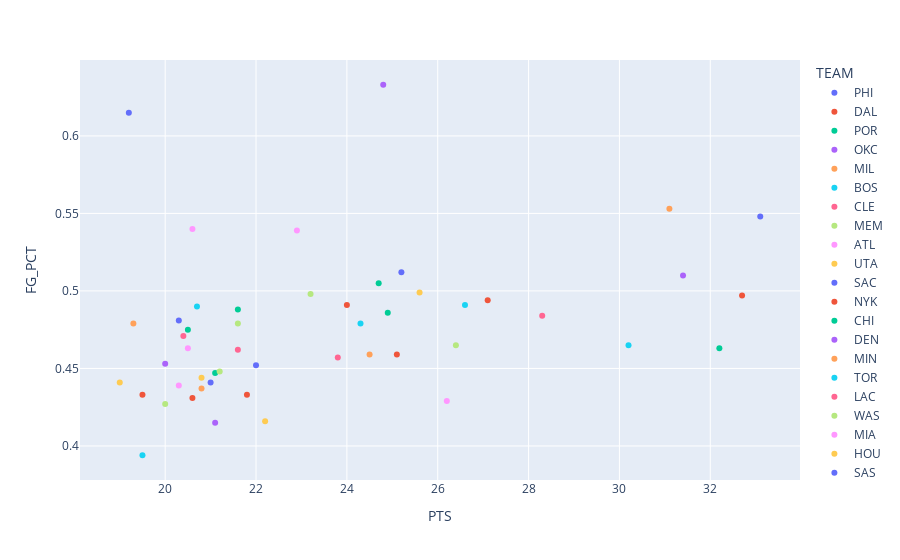
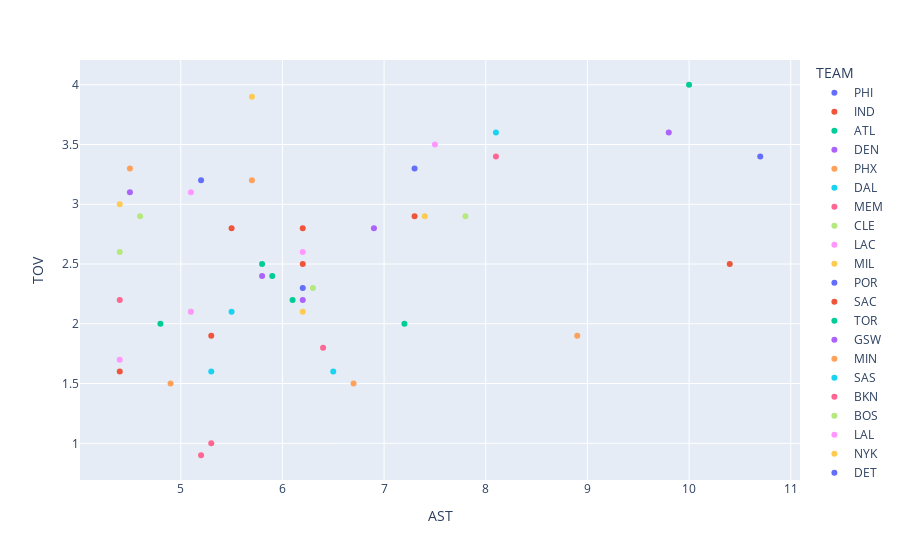
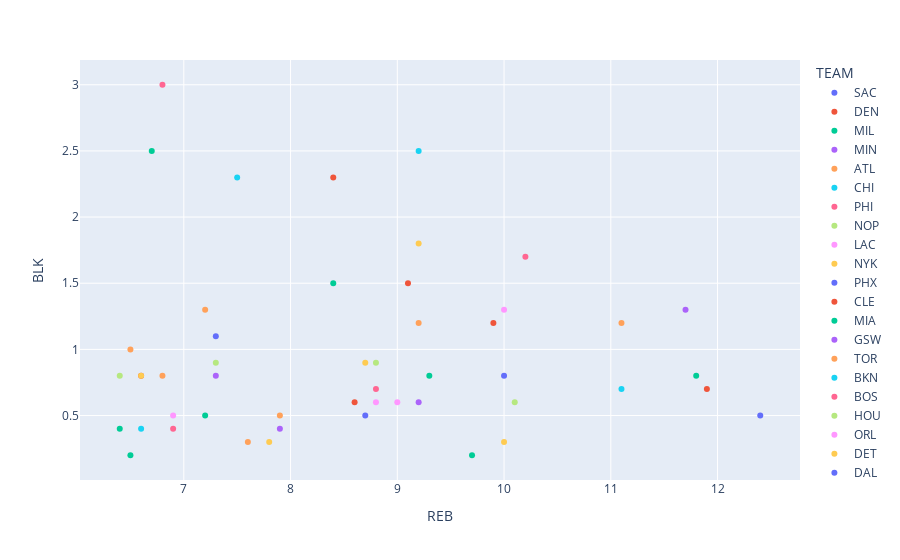

Source (notebook cell) for these figures, in order:
### Code cell
fig_ppg = px.scatter(top_50_ppg.reset_index(), x='PTS', y='FG_PCT', color = 'TEAM', hover_name='PLAYER')
fig_ppg.show() # scatter chart to view the top 50 players with highest points and field goal percentage

fig_apg = px.scatter(top_50_apg.reset_index(), x='AST', y='TOV', color = 'TEAM', hover_name='PLAYER')
fig_apg.show() # scatter chart to view the top 50 players with the best assist to turnover ratio


fig_rpg = px.scatter(top_50_rpg.reset_index(), x='REB', y='BLK', color = 'TEAM', hover_name='PLAYER')
fig_rpg.show() # scatter chart to view the top 50 players with the most rebounds and blocks

### Figure 1 — Plotly figure (JSON) as saved in the notebook; plotly's stock layout.template omitted (floating-point values rounded to 4 significant figures)
{"data": [{"hovertemplate": "<b>%{hovertext}</b><br><br>TEAM=PHI<br>PTS=%{x}<br>FG_PCT=%{y}<extra></extra>", "hovertext": ["Joel Embiid", "James Harden", "Tyrese Maxey"], "legendgroup": "PHI", "marker": {"color": "#636efa", "symbol": "circle"}, "mode": "markers", "name": "PHI", "orientation": "v", "showlegend": true, "type": "scatter", "x": [33.1, 21, 20.3], "xaxis": "x", "y": [0.548, 0.441, 0.481], "yaxis": "y"}, {"hovertemplate": "<b>%{hovertext}</b><br><br>TEAM=DAL<br>PTS=%{x}<br>FG_PCT=%{y}<extra></extra>", "hovertext": ["Luka Doncic", "Kyrie Irving"], "legendgroup": "DAL", "marker": {"color": "#EF553B", "symbol": "circle"}, "mode": "markers", "name": "DAL", "orientation": "v", "showlegend": true, "type": "scatter", "x": [32.7, 27.1], "xaxis": "x", "y": [0.497, 0.494], "yaxis": "y"}, {"hovertemplate": "<b>%{hovertext}</b><br><br>TEAM=POR<br>PTS=%{x}<br>FG_PCT=%{y}<extra></extra>", "hovertext": ["Damian Lillard", "Anfernee Simons", "Jerami Grant"], "legendgroup": "POR", "marker": {"color": "#00cc96", "symbol": "circle"}, "mode": "markers", "name": "POR", "orientation": "v", "showlegend": true, "type": "scatter", "x": [32.2, 21.1, 20.5], "xaxis": "x", "y": [0.463, 0.447, 0.475], "yaxis": "y"}, {"hovertemplate": "<b>%{hovertext}</b><br><br>TEAM=OKC<br>PTS=%{x}<br>FG_PCT=%{y}<extra></extra>", "hovertext": ["Shai Gilgeous-Alexander"], "legendgroup": "OKC", "marker": {"color": "#ab63fa", "symbol": "circle"}, "mode": "markers", "name": "OKC", "orientation": "v", "showlegend": true, "type": "scatter", "x": [31.4], "xaxis": "x", "y": [0.51], "yaxis": "y"}, {"hovertemplate": "<b>%{hovertext}</b><br><br>TEAM=MIL<br>PTS=%{x}<br>FG_PCT=%{y}<extra></extra>", "hovertext": ["Giannis Antetokounmpo", "Jrue Holiday"], "legendgroup": "MIL", "marker": {"color": "#FFA15A", "symbol": "circle"}, "mode": "markers", "name": "MIL", "orientation": "v", "showlegend": true, "type": "scatter", "x": [31.1, 19.3], "xaxis": "x", "y": [0.553, 0.479], "yaxis": "y"}, {"hovertemplate": "<b>%{hovertext}</b><br><br>TEAM=BOS<br>PTS=%{x}<br>FG_PCT=%{y}<extra></extra>", "hovertext": ["Jayson Tatum", "Jaylen Brown"], "legendgroup": "BOS", "marker": {"color": "#19d3f3", "symbol": "circle"}, "mode": "markers", "name": "BOS", "orientation": "v", "showlegend": true, "type": "scatter", "x": [30.2, 26.6], "xaxis": "x", "y": [0.465, 0.491], "yaxis": "y"}, {"hovertemplate": "<b>%{hovertext}</b><br><br>TEAM=CLE<br>PTS=%{x}<br>FG_PCT=%{y}<extra></extra>", "hovertext": ["Donovan Mitchell", "Darius Garland"], "legendgroup": "CLE", "marker": {"color": "#FF6692", "symbol": "circle"}, "mode": "markers", "name": "CLE", "orientation": "v", "showlegend": true, "type": "scatter", "x": [28.3, 21.6], "xaxis": "x", "y": [0.484, 0.462], "yaxis": "y"}, {"hovertemplate": "<b>%{hovertext}</b><br><br>TEAM=MEM<br>PTS=%{x}<br>FG_PCT=%{y}<extra></extra>", "hovertext": ["Ja Morant", "Desmond Bane"], "legendgroup": "MEM", "marker": {"color": "#B6E880", "symbol": "circle"}, "mode": "markers", "name": "MEM", "orientation": "v", "showlegend": true, "type": "scatter", "x": [26.4, 21.6], "xaxis": "x", "y": [0.465, 0.479], "yaxis": "y"}, {"hovertemplate": "<b>%{hovertext}</b><br><br>TEAM=ATL<br>PTS=%{x}<br>FG_PCT=%{y}<extra></extra>", "hovertext": ["Trae Young", "Dejounte Murray"], "legendgroup": "ATL", "marker": {"color": "#FF97FF", "symbol": "circle"}, "mode": "markers", "name": "ATL", "orientation": "v", "showlegend": true, "type": "scatter", "x": [26.2, 20.5], "xaxis": "x", "y": [0.429, 0.463], "yaxis": "y"}, {"hovertemplate": "<b>%{hovertext}</b><br><br>TEAM=UTA<br>PTS=%{x}<br>FG_PCT=%{y}<extra></extra>", "hovertext": ["Lauri Markkanen", "Jordan Clarkson"], "legendgroup": "UTA", "marker": {"color": "#FECB52", "symbol": "circle"}, "mode": "markers", "name": "UTA", "orientation": "v", "showlegend": true, "type": "scatter", "x": [25.6, 20.8], "xaxis": "x", "y": [0.499, 0.444], "yaxis": "y"}, {"hovertemplate": "<b>%{hovertext}</b><br><br>TEAM=SAC<br>PTS=%{x}<br>FG_PCT=%{y}<extra></extra>", "hovertext": ["De'Aaron Fox", "Domantas Sabonis"], "legendgroup": "SAC", "marker": {"color": "#636efa", "symbol": "circle"}, "mode": "markers", "name": "SAC", "orientation": "v", "showlegend": true, "type": "scatter", "x": [25.2, 19.2], "xaxis": "x", "y": [0.512, 0.615], "yaxis": "y"}, {"hovertemplate": "<b>%{hovertext}</b><br><br>TEAM=NYK<br>PTS=%{x}<br>FG_PCT=%{y}<extra></extra>", "hovertext": ["Julius Randle", "Jalen Brunson", "RJ Barrett"], "legendgroup": "NYK", "marker": {"color": "#EF553B", "symbol": "circle"}, "mode": "markers", "name": "NYK", "orientation": "v", "showlegend": true, "type": "scatter", "x": [25.1, 24, 19.5], "xaxis": "x", "y": [0.459, 0.491, 0.433], "yaxis": "y"}, {"hovertemplate": "<b>%{hovertext}</b><br><br>TEAM=CHI<br>PTS=%{x}<br>FG_PCT=%{y}<extra></extra>", "hovertext": ["Zach LaVine", "DeMar DeRozan"], "legendgroup": "CHI", "marker": {"color": "#00cc96", "symbol": "circle"}, "mode": "markers", "name": "CHI", "orientation": "v", "showlegend": true, "type": "scatter", "x": [24.9, 24.7], "xaxis": "x", "y": [0.486, 0.505], "yaxis": "y"}, {"hovertemplate": "<b>%{hovertext}</b><br><br>TEAM=DEN<br>PTS=%{x}<br>FG_PCT=%{y}<extra></extra>", "hovertext": ["Nikola Jokic", "Jamal Murray"], "legendgroup": "DEN", "marker": {"color": "#ab63fa", "symbol": "circle"}, "mode": "markers", "name": "DEN", "orientation": "v", "showlegend": true, "type": "scatter", "x": [24.8, 20], "xaxis": "x", "y": [0.633, 0.453], "yaxis": "y"}, {"hovertemplate": "<b>%{hovertext}</b><br><br>TEAM=MIN<br>PTS=%{x}<br>FG_PCT=%{y}<extra></extra>", "hovertext": ["Anthony Edwards"], "legendgroup": "MIN", "marker": {"color": "#FFA15A", "symbol": "circle"}, "mode": "markers", "name": "MIN", "orientation": "v", "showlegend": true, "type": "scatter", "x": [24.5], "xaxis": "x", "y": [0.459], "yaxis": "y"}, {"hovertemplate": "<b>%{hovertext}</b><br><br>TEAM=TOR<br>PTS=%{x}<br>FG_PCT=%{y}<extra></extra>", "hovertext": ["Pascal Siakam", "Fred VanVleet"], "legendgroup": "TOR", "marker": {"color": "#19d3f3", "symbol": "circle"}, "mode": "markers", "name": "TOR", "orientation": "v", "showlegend": true, "type": "scatter", "x": [24.3, 19.5], "xaxis": "x", "y": [0.479, 0.394], "yaxis": "y"}, {"hovertemplate": "<b>%{hovertext}</b><br><br>TEAM=LAC<br>PTS=%{x}<br>FG_PCT=%{y}<extra></extra>", "hovertext": ["Paul George"], "legendgroup": "LAC", "marker": {"color": "#FF6692", "symbol": "circle"}, "mode": "markers", "name": "LAC", "orientation": "v", "showlegend": true, "type": "scatter", "x": [23.8], "xaxis": "x", "y": [0.457], "yaxis": "y"}, {"hovertemplate": "<b>%{hovertext}</b><br><br>TEAM=WAS<br>PTS=%{x}<br>FG_PCT=%{y}<extra></extra>", "hovertext": ["Kristaps Porzingis", "Kyle Kuzma"], "legendgroup": "WAS", "marker": {"color": "#B6E880", "symbol": "circle"}, "mode": "markers", "name": "WAS", "orientation": "v", "showlegend": true, "type": "scatter", "x": [23.2, 21.2], "xaxis": "x", "y": [0.498, 0.448], "yaxis": "y"}, {"hovertemplate": "<b>%{hovertext}</b><br><br>TEAM=MIA<br>PTS=%{x}<br>FG_PCT=%{y}<extra></extra>", "hovertext": ["Jimmy Butler", "Bam Adebayo", "Tyler Herro"], "legendgroup": "MIA", "marker": {"color": "#FF97FF", "symbol": "circle"}, "mode": "markers", "name": "MIA", "orientation": "v", "showlegend": true, "type": "scatter", "x": [22.9, 20.6, 20.3], "xaxis": "x", "y": [0.539, 0.54, 0.439], "yaxis": "y"}, {"hovertemplate": "<b>%{hovertext}</b><br><br>TEAM=HOU<br>PTS=%{x}<br>FG_PCT=%{y}<extra></extra>", "hovertext": ["Jalen Green", "Kevin Porter Jr."], "legendgroup": "HOU", "marker": {"color": "#FECB52", "symbol": "circle"}, "mode": "markers", "name": "HOU", "orientation": "v", "showlegend": true, "type": "scatter", "x": [22.2, 19], "xaxis": "x", "y": [0.416, 0.441], "yaxis": "y"}, {"hovertemplate": "<b>%{hovertext}</b><br><br>TEAM=SAS<br>PTS=%{x}<br>FG_PCT=%{y}<extra></extra>", "hovertext": ["Keldon Johnson"], "legendgroup": "SAS", "marker": {"color": "#636efa", "symbol": "circle"}, "mode": "markers", "name": "SAS", "orientation": "v", "showlegend": true, "type": "scatter", "x": [22], "xaxis": "x", "y": [0.452], "yaxis": "y"}, {"hovertemplate": "<b>%{hovertext}</b><br><br>TEAM=GSW<br>PTS=%{x}<br>FG_PCT=%{y}<extra></extra>", "hovertext": ["Klay Thompson", "Jordan Poole"], "legendgroup": "GSW", "marker": {"color": "#EF553B", "symbol": "circle"}, "mode": "markers", "name": "GSW", "orientation": "v", "showlegend": true, "type": "scatter", "x": [21.8, 20.6], "xaxis": "x", "y": [0.433, 0.431], "yaxis": "y"}, {"hovertemplate": "<b>%{hovertext}</b><br><br>TEAM=DET<br>PTS=%{x}<br>FG_PCT=%{y}<extra></extra>", "hovertext": ["Bojan Bogdanovic"], "legendgroup": "DET", "marker": {"color": "#00cc96", "symbol": "circle"}, "mode": "markers", "name": "DET", "orientation": "v", "showlegend": true, "type": "scatter", "x": [21.6], "xaxis": "x", "y": [0.488], "yaxis": "y"}, {"hovertemplate": "<b>%{hovertext}</b><br><br>TEAM=CHA<br>PTS=%{x}<br>FG_PCT=%{y}<extra></extra>", "hovertext": ["Terry Rozier"], "legendgroup": "CHA", "marker": {"color": "#ab63fa", "symbol": "circle"}, "mode": "markers", "name": "CHA", "orientation": "v", "showlegend": true, "type": "scatter", "x": [21.1], "xaxis": "x", "y": [0.415], "yaxis": "y"}, {"hovertemplate": "<b>%{hovertext}</b><br><br>TEAM=NOP<br>PTS=%{x}<br>FG_PCT=%{y}<extra></extra>", "hovertext": ["CJ McCollum"], "legendgroup": "NOP", "marker": {"color": "#FFA15A", "symbol": "circle"}, "mode": "markers", "name": "NOP", "orientation": "v", "showlegend": true, "type": "scatter", "x": [20.8], "xaxis": "x", "y": [0.437], "yaxis": "y"}, {"hovertemplate": "<b>%{hovertext}</b><br><br>TEAM=IND<br>PTS=%{x}<br>FG_PCT=%{y}<extra></extra>", "hovertext": ["Tyrese Haliburton"], "legendgroup": "IND", "marker": {"color": "#19d3f3", "symbol": "circle"}, "mode": "markers", "name": "IND", "orientation": "v", "showlegend": true, "type": "scatter", "x": [20.7], "xaxis": "x", "y": [0.49], "yaxis": "y"}, {"hovertemplate": "<b>%{hovertext}</b><br><br>TEAM=BKN<br>PTS=%{x}<br>FG_PCT=%{y}<extra></extra>", "hovertext": ["Mikal Bridges"], "legendgroup": "BKN", "marker": {"color": "#FF6692", "symbol": "circle"}, "mode": "markers", "name": "BKN", "orientation": "v", "showlegend": true, "type": "scatter", "x": [20.4], "xaxis": "x", "y": [0.471], "yaxis": "y"}, {"hovertemplate": "<b>%{hovertext}</b><br><br>TEAM=ORL<br>PTS=%{x}<br>FG_PCT=%{y}<extra></extra>", "hovertext": ["Paolo Banchero"], "legendgroup": "ORL", "marker": {"color": "#B6E880", "symbol": "circle"}, "mode": "markers", "name": "ORL", "orientation": "v", "showlegend": true, "type": "scatter", "x": [20], "xaxis": "x", "y": [0.427], "yaxis": "y"}], "layout": {"legend": {"title": {"text": "TEAM"}, "tracegroupgap": 0}, "margin": {"t": 60}, "xaxis": {"anchor": "y", "domain": [0, 1], "title": {"text": "PTS"}}, "yaxis": {"anchor": "x", "domain": [0, 1], "title": {"text": "FG_PCT"}}}}

### Figure 2 — Plotly figure (JSON) as saved in the notebook; plotly's stock layout.template omitted (floating-point values rounded to 4 significant figures)
{"data": [{"hovertemplate": "<b>%{hovertext}</b><br><br>TEAM=PHI<br>AST=%{x}<br>TOV=%{y}<extra></extra>", "hovertext": ["James Harden"], "legendgroup": "PHI", "marker": {"color": "#636efa", "symbol": "circle"}, "mode": "markers", "name": "PHI", "orientation": "v", "showlegend": true, "type": "scatter", "x": [10.7], "xaxis": "x", "y": [3.4], "yaxis": "y"}, {"hovertemplate": "<b>%{hovertext}</b><br><br>TEAM=IND<br>AST=%{x}<br>TOV=%{y}<extra></extra>", "hovertext": ["Tyrese Haliburton", "T.J. McConnell", "Andrew Nembhard"], "legendgroup": "IND", "marker": {"color": "#EF553B", "symbol": "circle"}, "mode": "markers", "name": "IND", "orientation": "v", "showlegend": true, "type": "scatter", "x": [10.4, 5.3, 4.4], "xaxis": "x", "y": [2.5, 1.9, 1.6], "yaxis": "y"}, {"hovertemplate": "<b>%{hovertext}</b><br><br>TEAM=ATL<br>AST=%{x}<br>TOV=%{y}<extra></extra>", "hovertext": ["Trae Young", "Dejounte Murray"], "legendgroup": "ATL", "marker": {"color": "#00cc96", "symbol": "circle"}, "mode": "markers", "name": "ATL", "orientation": "v", "showlegend": true, "type": "scatter", "x": [10, 6.1], "xaxis": "x", "y": [4, 2.2], "yaxis": "y"}, {"hovertemplate": "<b>%{hovertext}</b><br><br>TEAM=DEN<br>AST=%{x}<br>TOV=%{y}<extra></extra>", "hovertext": ["Nikola Jokic", "Jamal Murray"], "legendgroup": "DEN", "marker": {"color": "#ab63fa", "symbol": "circle"}, "mode": "markers", "name": "DEN", "orientation": "v", "showlegend": true, "type": "scatter", "x": [9.8, 6.2], "xaxis": "x", "y": [3.6, 2.2], "yaxis": "y"}, {"hovertemplate": "<b>%{hovertext}</b><br><br>TEAM=PHX<br>AST=%{x}<br>TOV=%{y}<extra></extra>", "hovertext": ["Chris Paul"], "legendgroup": "PHX", "marker": {"color": "#FFA15A", "symbol": "circle"}, "mode": "markers", "name": "PHX", "orientation": "v", "showlegend": true, "type": "scatter", "x": [8.9], "xaxis": "x", "y": [1.9], "yaxis": "y"}, {"hovertemplate": "<b>%{hovertext}</b><br><br>TEAM=DAL<br>AST=%{x}<br>TOV=%{y}<extra></extra>", "hovertext": ["Luka Doncic", "Kyrie Irving"], "legendgroup": "DAL", "marker": {"color": "#19d3f3", "symbol": "circle"}, "mode": "markers", "name": "DAL", "orientation": "v", "showlegend": true, "type": "scatter", "x": [8.1, 5.5], "xaxis": "x", "y": [3.6, 2.1], "yaxis": "y"}, {"hovertemplate": "<b>%{hovertext}</b><br><br>TEAM=MEM<br>AST=%{x}<br>TOV=%{y}<extra></extra>", "hovertext": ["Ja Morant", "Tyus Jones", "Desmond Bane"], "legendgroup": "MEM", "marker": {"color": "#FF6692", "symbol": "circle"}, "mode": "markers", "name": "MEM", "orientation": "v", "showlegend": true, "type": "scatter", "x": [8.1, 5.2, 4.4], "xaxis": "x", "y": [3.4, 0.9, 2.2], "yaxis": "y"}, {"hovertemplate": "<b>%{hovertext}</b><br><br>TEAM=CLE<br>AST=%{x}<br>TOV=%{y}<extra></extra>", "hovertext": ["Darius Garland", "Donovan Mitchell"], "legendgroup": "CLE", "marker": {"color": "#B6E880", "symbol": "circle"}, "mode": "markers", "name": "CLE", "orientation": "v", "showlegend": true, "type": "scatter", "x": [7.8, 4.4], "xaxis": "x", "y": [2.9, 2.6], "yaxis": "y"}, {"hovertemplate": "<b>%{hovertext}</b><br><br>TEAM=LAC<br>AST=%{x}<br>TOV=%{y}<extra></extra>", "hovertext": ["Russell Westbrook", "Paul George"], "legendgroup": "LAC", "marker": {"color": "#FF97FF", "symbol": "circle"}, "mode": "markers", "name": "LAC", "orientation": "v", "showlegend": true, "type": "scatter", "x": [7.5, 5.1], "xaxis": "x", "y": [3.5, 3.1], "yaxis": "y"}, {"hovertemplate": "<b>%{hovertext}</b><br><br>TEAM=MIL<br>AST=%{x}<br>TOV=%{y}<extra></extra>", "hovertext": ["Jrue Holiday", "Giannis Antetokounmpo"], "legendgroup": "MIL", "marker": {"color": "#FECB52", "symbol": "circle"}, "mode": "markers", "name": "MIL", "orientation": "v", "showlegend": true, "type": "scatter", "x": [7.4, 5.7], "xaxis": "x", "y": [2.9, 3.9], "yaxis": "y"}, {"hovertemplate": "<b>%{hovertext}</b><br><br>TEAM=POR<br>AST=%{x}<br>TOV=%{y}<extra></extra>", "hovertext": ["Damian Lillard"], "legendgroup": "POR", "marker": {"color": "#636efa", "symbol": "circle"}, "mode": "markers", "name": "POR", "orientation": "v", "showlegend": true, "type": "scatter", "x": [7.3], "xaxis": "x", "y": [3.3], "yaxis": "y"}, {"hovertemplate": "<b>%{hovertext}</b><br><br>TEAM=SAC<br>AST=%{x}<br>TOV=%{y}<extra></extra>", "hovertext": ["Domantas Sabonis", "De'Aaron Fox"], "legendgroup": "SAC", "marker": {"color": "#EF553B", "symbol": "circle"}, "mode": "markers", "name": "SAC", "orientation": "v", "showlegend": true, "type": "scatter", "x": [7.3, 6.2], "xaxis": "x", "y": [2.9, 2.5], "yaxis": "y"}, {"hovertemplate": "<b>%{hovertext}</b><br><br>TEAM=TOR<br>AST=%{x}<br>TOV=%{y}<extra></extra>", "hovertext": ["Fred VanVleet", "Pascal Siakam", "Scottie Barnes"], "legendgroup": "TOR", "marker": {"color": "#00cc96", "symbol": "circle"}, "mode": "markers", "name": "TOR", "orientation": "v", "showlegend": true, "type": "scatter", "x": [7.2, 5.9, 4.8], "xaxis": "x", "y": [2, 2.4, 2], "yaxis": "y"}, {"hovertemplate": "<b>%{hovertext}</b><br><br>TEAM=GSW<br>AST=%{x}<br>TOV=%{y}<extra></extra>", "hovertext": ["Draymond Green", "Jordan Poole"], "legendgroup": "GSW", "marker": {"color": "#ab63fa", "symbol": "circle"}, "mode": "markers", "name": "GSW", "orientation": "v", "showlegend": true, "type": "scatter", "x": [6.9, 4.5], "xaxis": "x", "y": [2.8, 3.1], "yaxis": "y"}, {"hovertemplate": "<b>%{hovertext}</b><br><br>TEAM=MIN<br>AST=%{x}<br>TOV=%{y}<extra></extra>", "hovertext": ["Mike Conley", "Kyle Anderson", "Anthony Edwards"], "legendgroup": "MIN", "marker": {"color": "#FFA15A", "symbol": "circle"}, "mode": "markers", "name": "MIN", "orientation": "v", "showlegend": true, "type": "scatter", "x": [6.7, 4.9, 4.5], "xaxis": "x", "y": [1.5, 1.5, 3.3], "yaxis": "y"}, {"hovertemplate": "<b>%{hovertext}</b><br><br>TEAM=SAS<br>AST=%{x}<br>TOV=%{y}<extra></extra>", "hovertext": ["Tre Jones"], "legendgroup": "SAS", "marker": {"color": "#19d3f3", "symbol": "circle"}, "mode": "markers", "name": "SAS", "orientation": "v", "showlegend": true, "type": "scatter", "x": [6.5], "xaxis": "x", "y": [1.6], "yaxis": "y"}, {"hovertemplate": "<b>%{hovertext}</b><br><br>TEAM=BKN<br>AST=%{x}<br>TOV=%{y}<extra></extra>", "hovertext": ["Spencer Dinwiddie"], "legendgroup": "BKN", "marker": {"color": "#FF6692", "symbol": "circle"}, "mode": "markers", "name": "BKN", "orientation": "v", "showlegend": true, "type": "scatter", "x": [6.4], "xaxis": "x", "y": [1.8], "yaxis": "y"}, {"hovertemplate": "<b>%{hovertext}</b><br><br>TEAM=BOS<br>AST=%{x}<br>TOV=%{y}<extra></extra>", "hovertext": ["Marcus Smart", "Jayson Tatum"], "legendgroup": "BOS", "marker": {"color": "#B6E880", "symbol": "circle"}, "mode": "markers", "name": "BOS", "orientation": "v", "showlegend": true, "type": "scatter", "x": [6.3, 4.6], "xaxis": "x", "y": [2.3, 2.9], "yaxis": "y"}, {"hovertemplate": "<b>%{hovertext}</b><br><br>TEAM=LAL<br>AST=%{x}<br>TOV=%{y}<extra></extra>", "hovertext": ["D'Angelo Russell", "Dennis Schroder"], "legendgroup": "LAL", "marker": {"color": "#FF97FF", "symbol": "circle"}, "mode": "markers", "name": "LAL", "orientation": "v", "showlegend": true, "type": "scatter", "x": [6.2, 4.4], "xaxis": "x", "y": [2.6, 1.7], "yaxis": "y"}, {"hovertemplate": "<b>%{hovertext}</b><br><br>TEAM=NYK<br>AST=%{x}<br>TOV=%{y}<extra></extra>", "hovertext": ["Jalen Brunson"], "legendgroup": "NYK", "marker": {"color": "#FECB52", "symbol": "circle"}, "mode": "markers", "name": "NYK", "orientation": "v", "showlegend": true, "type": "scatter", "x": [6.2], "xaxis": "x", "y": [2.1], "yaxis": "y"}, {"hovertemplate": "<b>%{hovertext}</b><br><br>TEAM=DET<br>AST=%{x}<br>TOV=%{y}<extra></extra>", "hovertext": ["Killian Hayes", "Jaden Ivey"], "legendgroup": "DET", "marker": {"color": "#636efa", "symbol": "circle"}, "mode": "markers", "name": "DET", "orientation": "v", "showlegend": true, "type": "scatter", "x": [6.2, 5.2], "xaxis": "x", "y": [2.3, 3.2], "yaxis": "y"}, {"hovertemplate": "<b>%{hovertext}</b><br><br>TEAM=OKC<br>AST=%{x}<br>TOV=%{y}<extra></extra>", "hovertext": ["Josh Giddey", "Shai Gilgeous-Alexander"], "legendgroup": "OKC", "marker": {"color": "#EF553B", "symbol": "circle"}, "mode": "markers", "name": "OKC", "orientation": "v", "showlegend": true, "type": "scatter", "x": [6.2, 5.5], "xaxis": "x", "y": [2.8, 2.8], "yaxis": "y"}, {"hovertemplate": "<b>%{hovertext}</b><br><br>TEAM=NOP<br>AST=%{x}<br>TOV=%{y}<extra></extra>", "hovertext": ["CJ McCollum"], "legendgroup": "NOP", "marker": {"color": "#00cc96", "symbol": "circle"}, "mode": "markers", "name": "NOP", "orientation": "v", "showlegend": true, "type": "scatter", "x": [5.8], "xaxis": "x", "y": [2.5], "yaxis": "y"}, {"hovertemplate": "<b>%{hovertext}</b><br><br>TEAM=ORL<br>AST=%{x}<br>TOV=%{y}<extra></extra>", "hovertext": ["Markelle Fultz"], "legendgroup": "ORL", "marker": {"color": "#ab63fa", "symbol": "circle"}, "mode": "markers", "name": "ORL", "orientation": "v", "showlegend": true, "type": "scatter", "x": [5.8], "xaxis": "x", "y": [2.4], "yaxis": "y"}, {"hovertemplate": "<b>%{hovertext}</b><br><br>TEAM=HOU<br>AST=%{x}<br>TOV=%{y}<extra></extra>", "hovertext": ["Kevin Porter Jr."], "legendgroup": "HOU", "marker": {"color": "#FFA15A", "symbol": "circle"}, "mode": "markers", "name": "HOU", "orientation": "v", "showlegend": true, "type": "scatter", "x": [5.7], "xaxis": "x", "y": [3.2], "yaxis": "y"}, {"hovertemplate": "<b>%{hovertext}</b><br><br>TEAM=MIA<br>AST=%{x}<br>TOV=%{y}<extra></extra>", "hovertext": ["Jimmy Butler"], "legendgroup": "MIA", "marker": {"color": "#19d3f3", "symbol": "circle"}, "mode": "markers", "name": "MIA", "orientation": "v", "showlegend": true, "type": "scatter", "x": [5.3], "xaxis": "x", "y": [1.6], "yaxis": "y"}, {"hovertemplate": "<b>%{hovertext}</b><br><br>TEAM=WAS<br>AST=%{x}<br>TOV=%{y}<extra></extra>", "hovertext": ["Monte Morris"], "legendgroup": "WAS", "marker": {"color": "#FF6692", "symbol": "circle"}, "mode": "markers", "name": "WAS", "orientation": "v", "showlegend": true, "type": "scatter", "x": [5.3], "xaxis": "x", "y": [1], "yaxis": "y"}, {"hovertemplate": "<b>%{hovertext}</b><br><br>TEAM=CHI<br>AST=%{x}<br>TOV=%{y}<extra></extra>", "hovertext": ["DeMar DeRozan"], "legendgroup": "CHI", "marker": {"color": "#B6E880", "symbol": "circle"}, "mode": "markers", "name": "CHI", "orientation": "v", "showlegend": true, "type": "scatter", "x": [5.1], "xaxis": "x", "y": [2.1], "yaxis": "y"}, {"hovertemplate": "<b>%{hovertext}</b><br><br>TEAM=CHA<br>AST=%{x}<br>TOV=%{y}<extra></extra>", "hovertext": ["Terry Rozier"], "legendgroup": "CHA", "marker": {"color": "#FF97FF", "symbol": "circle"}, "mode": "markers", "name": "CHA", "orientation": "v", "showlegend": true, "type": "scatter", "x": [5.1], "xaxis": "x", "y": [2.1], "yaxis": "y"}, {"hovertemplate": "<b>%{hovertext}</b><br><br>TEAM=UTA<br>AST=%{x}<br>TOV=%{y}<extra></extra>", "hovertext": ["Jordan Clarkson"], "legendgroup": "UTA", "marker": {"color": "#FECB52", "symbol": "circle"}, "mode": "markers", "name": "UTA", "orientation": "v", "showlegend": true, "type": "scatter", "x": [4.4], "xaxis": "x", "y": [3], "yaxis": "y"}], "layout": {"legend": {"title": {"text": "TEAM"}, "tracegroupgap": 0}, "margin": {"t": 60}, "xaxis": {"anchor": "y", "domain": [0, 1], "title": {"text": "AST"}}, "yaxis": {"anchor": "x", "domain": [0, 1], "title": {"text": "TOV"}}}}

### Figure 3 — Plotly figure (JSON) as saved in the notebook; plotly's stock layout.template omitted (floating-point values rounded to 4 significant figures)
{"data": [{"hovertemplate": "<b>%{hovertext}</b><br><br>TEAM=SAC<br>REB=%{x}<br>BLK=%{y}<extra></extra>", "hovertext": ["Domantas Sabonis"], "legendgroup": "SAC", "marker": {"color": "#636efa", "symbol": "circle"}, "mode": "markers", "name": "SAC", "orientation": "v", "showlegend": true, "type": "scatter", "x": [12.4], "xaxis": "x", "y": [0.5], "yaxis": "y"}, {"hovertemplate": "<b>%{hovertext}</b><br><br>TEAM=DEN<br>REB=%{x}<br>BLK=%{y}<extra></extra>", "hovertext": ["Nikola Jokic", "Aaron Gordon"], "legendgroup": "DEN", "marker": {"color": "#EF553B", "symbol": "circle"}, "mode": "markers", "name": "DEN", "orientation": "v", "showlegend": true, "type": "scatter", "x": [11.9, 6.6], "xaxis": "x", "y": [0.7, 0.8], "yaxis": "y"}, {"hovertemplate": "<b>%{hovertext}</b><br><br>TEAM=MIL<br>REB=%{x}<br>BLK=%{y}<extra></extra>", "hovertext": ["Giannis Antetokounmpo", "Bobby Portis", "Brook Lopez"], "legendgroup": "MIL", "marker": {"color": "#00cc96", "symbol": "circle"}, "mode": "markers", "name": "MIL", "orientation": "v", "showlegend": true, "type": "scatter", "x": [11.8, 9.7, 6.7], "xaxis": "x", "y": [0.8, 0.2, 2.5], "yaxis": "y"}, {"hovertemplate": "<b>%{hovertext}</b><br><br>TEAM=MIN<br>REB=%{x}<br>BLK=%{y}<extra></extra>", "hovertext": ["Rudy Gobert"], "legendgroup": "MIN", "marker": {"color": "#ab63fa", "symbol": "circle"}, "mode": "markers", "name": "MIN", "orientation": "v", "showlegend": true, "type": "scatter", "x": [11.7], "xaxis": "x", "y": [1.3], "yaxis": "y"}, {"hovertemplate": "<b>%{hovertext}</b><br><br>TEAM=ATL<br>REB=%{x}<br>BLK=%{y}<extra></extra>", "hovertext": ["Clint Capela", "Onyeka Okongwu", "John Collins"], "legendgroup": "ATL", "marker": {"color": "#FFA15A", "symbol": "circle"}, "mode": "markers", "name": "ATL", "orientation": "v", "showlegend": true, "type": "scatter", "x": [11.1, 7.2, 6.5], "xaxis": "x", "y": [1.2, 1.3, 1], "yaxis": "y"}, {"hovertemplate": "<b>%{hovertext}</b><br><br>TEAM=CHI<br>REB=%{x}<br>BLK=%{y}<extra></extra>", "hovertext": ["Nikola Vucevic", "Andre Drummond"], "legendgroup": "CHI", "marker": {"color": "#19d3f3", "symbol": "circle"}, "mode": "markers", "name": "CHI", "orientation": "v", "showlegend": true, "type": "scatter", "x": [11.1, 6.6], "xaxis": "x", "y": [0.7, 0.4], "yaxis": "y"}, {"hovertemplate": "<b>%{hovertext}</b><br><br>TEAM=PHI<br>REB=%{x}<br>BLK=%{y}<extra></extra>", "hovertext": ["Joel Embiid"], "legendgroup": "PHI", "marker": {"color": "#FF6692", "symbol": "circle"}, "mode": "markers", "name": "PHI", "orientation": "v", "showlegend": true, "type": "scatter", "x": [10.2], "xaxis": "x", "y": [1.7], "yaxis": "y"}, {"hovertemplate": "<b>%{hovertext}</b><br><br>TEAM=NOP<br>REB=%{x}<br>BLK=%{y}<extra></extra>", "hovertext": ["Jonas Valanciunas"], "legendgroup": "NOP", "marker": {"color": "#B6E880", "symbol": "circle"}, "mode": "markers", "name": "NOP", "orientation": "v", "showlegend": true, "type": "scatter", "x": [10.1], "xaxis": "x", "y": [0.6], "yaxis": "y"}, {"hovertemplate": "<b>%{hovertext}</b><br><br>TEAM=LAC<br>REB=%{x}<br>BLK=%{y}<extra></extra>", "hovertext": ["Ivica Zubac", "Mason Plumlee"], "legendgroup": "LAC", "marker": {"color": "#FF97FF", "symbol": "circle"}, "mode": "markers", "name": "LAC", "orientation": "v", "showlegend": true, "type": "scatter", "x": [10, 9], "xaxis": "x", "y": [1.3, 0.6], "yaxis": "y"}, {"hovertemplate": "<b>%{hovertext}</b><br><br>TEAM=NYK<br>REB=%{x}<br>BLK=%{y}<extra></extra>", "hovertext": ["Julius Randle", "Mitchell Robinson", "Josh Hart", "Isaiah Hartenstein"], "legendgroup": "NYK", "marker": {"color": "#FECB52", "symbol": "circle"}, "mode": "markers", "name": "NYK", "orientation": "v", "showlegend": true, "type": "scatter", "x": [10, 9.2, 7.8, 6.6], "xaxis": "x", "y": [0.3, 1.8, 0.3, 0.8], "yaxis": "y"}, {"hovertemplate": "<b>%{hovertext}</b><br><br>TEAM=PHX<br>REB=%{x}<br>BLK=%{y}<extra></extra>", "hovertext": ["Deandre Ayton"], "legendgroup": "PHX", "marker": {"color": "#636efa", "symbol": "circle"}, "mode": "markers", "name": "PHX", "orientation": "v", "showlegend": true, "type": "scatter", "x": [10], "xaxis": "x", "y": [0.8], "yaxis": "y"}, {"hovertemplate": "<b>%{hovertext}</b><br><br>TEAM=CLE<br>REB=%{x}<br>BLK=%{y}<extra></extra>", "hovertext": ["Jarrett Allen", "Evan Mobley"], "legendgroup": "CLE", "marker": {"color": "#EF553B", "symbol": "circle"}, "mode": "markers", "name": "CLE", "orientation": "v", "showlegend": true, "type": "scatter", "x": [9.9, 9.1], "xaxis": "x", "y": [1.2, 1.5], "yaxis": "y"}, {"hovertemplate": "<b>%{hovertext}</b><br><br>TEAM=MIA<br>REB=%{x}<br>BLK=%{y}<extra></extra>", "hovertext": ["Bam Adebayo", "Kevin Love"], "legendgroup": "MIA", "marker": {"color": "#00cc96", "symbol": "circle"}, "mode": "markers", "name": "MIA", "orientation": "v", "showlegend": true, "type": "scatter", "x": [9.3, 6.5], "xaxis": "x", "y": [0.8, 0.2], "yaxis": "y"}, {"hovertemplate": "<b>%{hovertext}</b><br><br>TEAM=GSW<br>REB=%{x}<br>BLK=%{y}<extra></extra>", "hovertext": ["Kevon Looney", "Draymond Green"], "legendgroup": "GSW", "marker": {"color": "#ab63fa", "symbol": "circle"}, "mode": "markers", "name": "GSW", "orientation": "v", "showlegend": true, "type": "scatter", "x": [9.2, 7.3], "xaxis": "x", "y": [0.6, 0.8], "yaxis": "y"}, {"hovertemplate": "<b>%{hovertext}</b><br><br>TEAM=TOR<br>REB=%{x}<br>BLK=%{y}<extra></extra>", "hovertext": ["Jakob Poeltl", "Pascal Siakam", "Scottie Barnes"], "legendgroup": "TOR", "marker": {"color": "#FFA15A", "symbol": "circle"}, "mode": "markers", "name": "TOR", "orientation": "v", "showlegend": true, "type": "scatter", "x": [9.2, 7.9, 6.8], "xaxis": "x", "y": [1.2, 0.5, 0.8], "yaxis": "y"}, {"hovertemplate": "<b>%{hovertext}</b><br><br>TEAM=BKN<br>REB=%{x}<br>BLK=%{y}<extra></extra>", "hovertext": ["Nic Claxton"], "legendgroup": "BKN", "marker": {"color": "#19d3f3", "symbol": "circle"}, "mode": "markers", "name": "BKN", "orientation": "v", "showlegend": true, "type": "scatter", "x": [9.2], "xaxis": "x", "y": [2.5], "yaxis": "y"}, {"hovertemplate": "<b>%{hovertext}</b><br><br>TEAM=BOS<br>REB=%{x}<br>BLK=%{y}<extra></extra>", "hovertext": ["Jayson Tatum", "Jaylen Brown"], "legendgroup": "BOS", "marker": {"color": "#FF6692", "symbol": "circle"}, "mode": "markers", "name": "BOS", "orientation": "v", "showlegend": true, "type": "scatter", "x": [8.8, 6.9], "xaxis": "x", "y": [0.7, 0.4], "yaxis": "y"}, {"hovertemplate": "<b>%{hovertext}</b><br><br>TEAM=HOU<br>REB=%{x}<br>BLK=%{y}<extra></extra>", "hovertext": ["Alperen Sengun", "Jabari Smith Jr."], "legendgroup": "HOU", "marker": {"color": "#B6E880", "symbol": "circle"}, "mode": "markers", "name": "HOU", "orientation": "v", "showlegend": true, "type": "scatter", "x": [8.8, 7.3], "xaxis": "x", "y": [0.9, 0.9], "yaxis": "y"}, {"hovertemplate": "<b>%{hovertext}</b><br><br>TEAM=ORL<br>REB=%{x}<br>BLK=%{y}<extra></extra>", "hovertext": ["Wendell Carter Jr.", "Paolo Banchero"], "legendgroup": "ORL", "marker": {"color": "#FF97FF", "symbol": "circle"}, "mode": "markers", "name": "ORL", "orientation": "v", "showlegend": true, "type": "scatter", "x": [8.8, 6.9], "xaxis": "x", "y": [0.6, 0.5], "yaxis": "y"}, {"hovertemplate": "<b>%{hovertext}</b><br><br>TEAM=DET<br>REB=%{x}<br>BLK=%{y}<extra></extra>", "hovertext": ["Jalen Duren"], "legendgroup": "DET", "marker": {"color": "#FECB52", "symbol": "circle"}, "mode": "markers", "name": "DET", "orientation": "v", "showlegend": true, "type": "scatter", "x": [8.7], "xaxis": "x", "y": [0.9], "yaxis": "y"}, {"hovertemplate": "<b>%{hovertext}</b><br><br>TEAM=DAL<br>REB=%{x}<br>BLK=%{y}<extra></extra>", "hovertext": ["Luka Doncic", "Christian Wood"], "legendgroup": "DAL", "marker": {"color": "#636efa", "symbol": "circle"}, "mode": "markers", "name": "DAL", "orientation": "v", "showlegend": true, "type": "scatter", "x": [8.7, 7.3], "xaxis": "x", "y": [0.5, 1.1], "yaxis": "y"}, {"hovertemplate": "<b>%{hovertext}</b><br><br>TEAM=UTA<br>REB=%{x}<br>BLK=%{y}<extra></extra>", "hovertext": ["Lauri Markkanen", "Walker Kessler"], "legendgroup": "UTA", "marker": {"color": "#EF553B", "symbol": "circle"}, "mode": "markers", "name": "UTA", "orientation": "v", "showlegend": true, "type": "scatter", "x": [8.6, 8.4], "xaxis": "x", "y": [0.6, 2.3], "yaxis": "y"}, {"hovertemplate": "<b>%{hovertext}</b><br><br>TEAM=WAS<br>REB=%{x}<br>BLK=%{y}<extra></extra>", "hovertext": ["Kristaps Porzingis", "Kyle Kuzma", "Deni Avdija"], "legendgroup": "WAS", "marker": {"color": "#00cc96", "symbol": "circle"}, "mode": "markers", "name": "WAS", "orientation": "v", "showlegend": true, "type": "scatter", "x": [8.4, 7.2, 6.4], "xaxis": "x", "y": [1.5, 0.5, 0.4], "yaxis": "y"}, {"hovertemplate": "<b>%{hovertext}</b><br><br>TEAM=OKC<br>REB=%{x}<br>BLK=%{y}<extra></extra>", "hovertext": ["Josh Giddey"], "legendgroup": "OKC", "marker": {"color": "#ab63fa", "symbol": "circle"}, "mode": "markers", "name": "OKC", "orientation": "v", "showlegend": true, "type": "scatter", "x": [7.9], "xaxis": "x", "y": [0.4], "yaxis": "y"}, {"hovertemplate": "<b>%{hovertext}</b><br><br>TEAM=LAL<br>REB=%{x}<br>BLK=%{y}<extra></extra>", "hovertext": ["Jarred Vanderbilt"], "legendgroup": "LAL", "marker": {"color": "#FFA15A", "symbol": "circle"}, "mode": "markers", "name": "LAL", "orientation": "v", "showlegend": true, "type": "scatter", "x": [7.6], "xaxis": "x", "y": [0.3], "yaxis": "y"}, {"hovertemplate": "<b>%{hovertext}</b><br><br>TEAM=IND<br>REB=%{x}<br>BLK=%{y}<extra></extra>", "hovertext": ["Myles Turner"], "legendgroup": "IND", "marker": {"color": "#19d3f3", "symbol": "circle"}, "mode": "markers", "name": "IND", "orientation": "v", "showlegend": true, "type": "scatter", "x": [7.5], "xaxis": "x", "y": [2.3], "yaxis": "y"}, {"hovertemplate": "<b>%{hovertext}</b><br><br>TEAM=MEM<br>REB=%{x}<br>BLK=%{y}<extra></extra>", "hovertext": ["Jaren Jackson Jr."], "legendgroup": "MEM", "marker": {"color": "#FF6692", "symbol": "circle"}, "mode": "markers", "name": "MEM", "orientation": "v", "showlegend": true, "type": "scatter", "x": [6.8], "xaxis": "x", "y": [3], "yaxis": "y"}, {"hovertemplate": "<b>%{hovertext}</b><br><br>TEAM=SAS<br>REB=%{x}<br>BLK=%{y}<extra></extra>", "hovertext": ["Zach Collins"], "legendgroup": "SAS", "marker": {"color": "#B6E880", "symbol": "circle"}, "mode": "markers", "name": "SAS", "orientation": "v", "showlegend": true, "type": "scatter", "x": [6.4], "xaxis": "x", "y": [0.8], "yaxis": "y"}], "layout": {"legend": {"title": {"text": "TEAM"}, "tracegroupgap": 0}, "margin": {"t": 60}, "xaxis": {"anchor": "y", "domain": [0, 1], "title": {"text": "REB"}}, "yaxis": {"anchor": "x", "domain": [0, 1], "title": {"text": "BLK"}}}}
